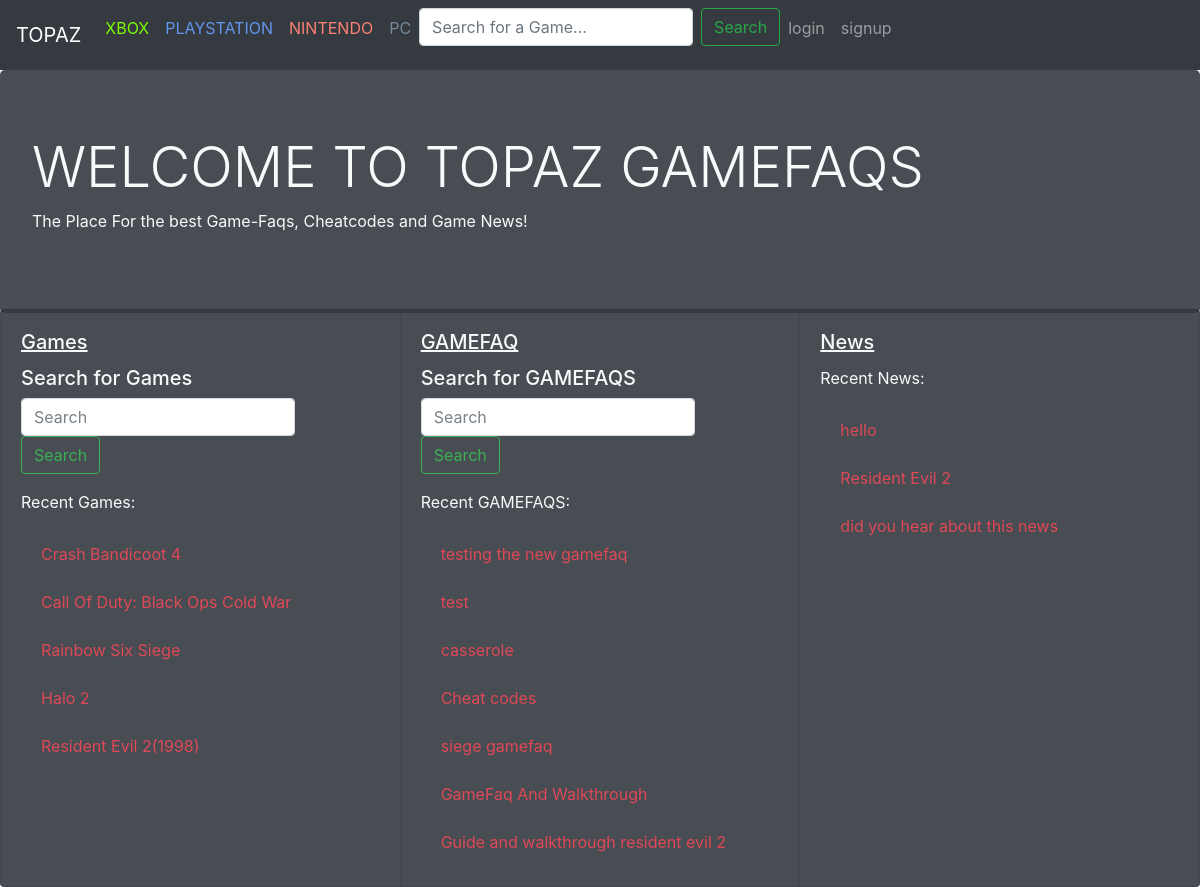
Before: / with the older database file.
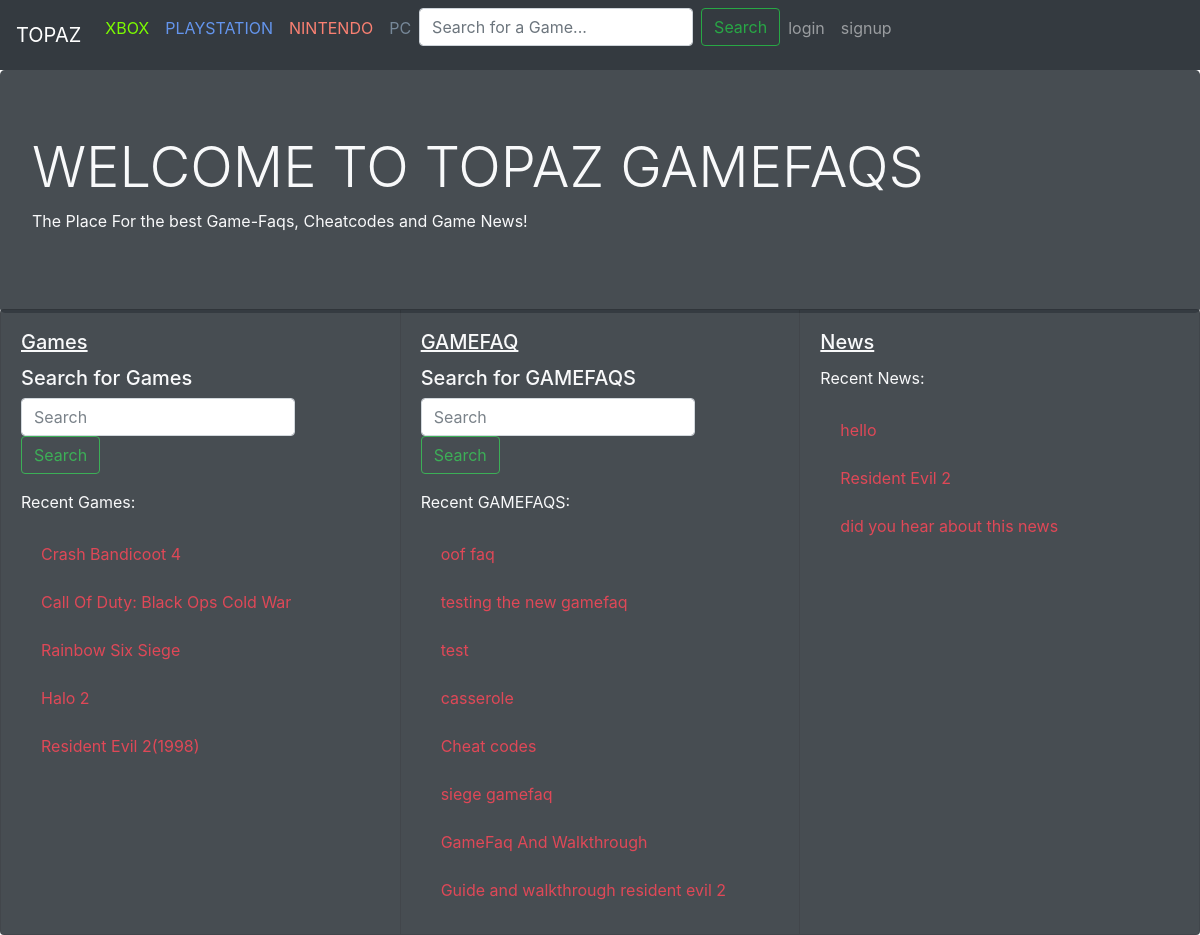
After: the same page with the newer database file.
### game_app/models.py (models this page shows, shortened)
class Game(models.Model):
    genres=[('ACTION','ACTION'),('RPG','RPG'),('SHOOTER','SHOOTER'),('HORROR',"HORROR"),]
    title = models.CharField(max_length=100)
    genre = models.TextField(
        max_length=40,
        choices= genres
    )
    consoles = models.ManyToManyField(Console, symmetrical=False, blank=True, related_name="console_game")
    date_realesed = models.DateField()
    image = models.ImageField(upload_to="gallery")

### gamefaq_app/models.py (models this page shows, shortened)
class GameFaq(models.Model):
    difficulties= [('EASY','EASY'),('INTERMEDIATE','INTERMEDIATE'),('HARD','HARD')]
    title = models.CharField(max_length=300)
    game = models.ForeignKey(Game,  on_delete=models.CASCADE, related_name="faq_game")
    body = models.TextField()
    difficulty = models.CharField(max_length=85, choices=difficulties)
    consoles = models.ForeignKey(Console,on_delete=models.CASCADE, blank=True, related_name="console_gamefaq", null=True)
    author = models.ForeignKey(GamefaqUser, on_delete=models.CASCADE, related_name="gamefaq_author")
    postdate = models.DateTimeField(default=timezone.now),
    ptype = models.CharField(max_length=25, choices=[('CHEATCODES', 'CHEATCODES'), ('GAMEFAQ', 'GAMEFAQ')], default='GAMEFAQ')
    upvotes = models.IntegerField(default=0)
    downvotes = models.IntegerField(default=0)

### news_app/models.py (models this page shows)
class Newspost(models.Model):
    title = models.CharField(max_length=150)
    body= models.TextField()
    game = models.ForeignKey(Game, on_delete=models.CASCADE, related_name="thegame")
    author = models.ForeignKey(GamefaqUser, on_delete=models.CASCADE,related_name="news_author")

### gamefaq_app/views.py (the view)
# urls.py: path('', gamefaqviews.indexview, name='home'),
def indexview(request):
    i = 0
    p = 0
    j = 0
    recentgames = []
    recentnews = []
    recentfaqs = []
    f = Game.objects.all().order_by("-id")
    for game in f:
        if i < 20:
            recentgames.append(game)
            i += 1
    n = Newspost.objects.all().order_by("-id")
    for news in n:
        if p < 20:
            recentnews.append(news)
            p += 1
    g = GameFaq.objects.all().order_by("-id")
    for faq in g:
        if j < 20:
            recentfaqs.append(faq)
            j += 1
    return render(request, "index.html", {"f": recentgames, "n": recentnews, "g": recentfaqs})

### templates/index.html (shortened to what this page needs)
{% include "bootstrap.html" %} {% include "navbar.html"%} {% load static %}
<link rel="stylesheet" href="{% static 'css/topaz.css' %}" type="text/css" />
  <div class="jumbotron bg-dark text-light" id='tron'>
    <h1 class="display-4">WELCOME TO TOPAZ GAMEFAQS</h1>
    <p>The Place For the best Game-Faqs, Cheatcodes and Game News!</p>
  </div>
  <div class="card-group">
    <div class="card bg-dark text-light" >
      <div class="card-body">
        <h5 class="card-title"><u>Games</u></h5>
           <h5> Search for Games </h5>
       <form
          class="form-inline"
          action="{% url 'search_results' %}"
          method="get"
        >
          <input
            name="q"
            class="form-control mr-sm-2"
            type="search"
            placeholder="Search"
            aria-label="Search"
          />
          <button class="btn btn-outline-success my-2 my-sm-0" type="submit">
            Search
          </button>
        </form>
        <p class="card-text">Recent Games:</p>
        <ul class="list-group list-group-flush">
        {% for e in f %}
        <li class="list-group-item bg-dark">
          <a id="game" href="/game/{{e.id}}"class="text-danger">{{e.title}}</a>
        </li>
        {% endfor %}
        </ul>
      </div>
  </div>
      <div class="card bg-dark text-light">
        <div class="card-body">
          <h5 class="card-title"><u>GAMEFAQ</u></h5>
          <h5>Search for GAMEFAQS</h5>
              <form class="form-inline" action="{% url 'search_result' %}" method="get">
        <input
          name="q"
          class="form-control mr-sm-2"
          type="search"
          placeholder="Search"
          aria-label="Search"
        />
        <button class="btn btn-outline-success my-2 my-sm-0" type="submit">
          Search
        </button>
        </form>
          <p class="card-text">Recent GAMEFAQS:</p>
           <ul class="list-group list-group-flush">
          {% for e in g %}
          <li class="list-group-item bg-dark">
            <a  href="/gamefaq/{{e.id}}"class="text-danger">{{e.title}}</a>
          </li>
          {% endfor %}
        </ul>
      </div>
      </div>
    <div class="card bg-dark text-light" >
      <div class="card-body">
        <h5 class="card-title"><u>News</u></h5>
        <p class="card-text">Recent News:</p>
        <ul class="list-group list-group-flush">
        {% for e in n %}
        <li class="list-group-item bg-dark">
        <a  href="/newspost/{{e.id}}" class="text-danger">{{e.title}}</a>
        </li>
        {% endfor %}
        </ul>
      </div>
    </div>
  </div>

Changed rows visible on the page:
added GameFaq: title "oof faq"
